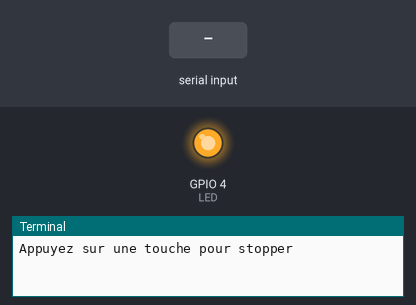
The program below on a simulated Raspberry Pi (BCM pin numbers). Parts: output pins drawn as LEDs (lit = HIGH), the last lines printed to the terminal. The test bench sets the inputs (shaded band).

Above: at 0.1 s.
At 1.2 s:
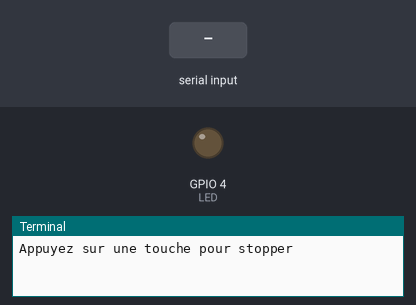
1.3 s: "1" typed at the terminal, then Enter
At 1.76 s:
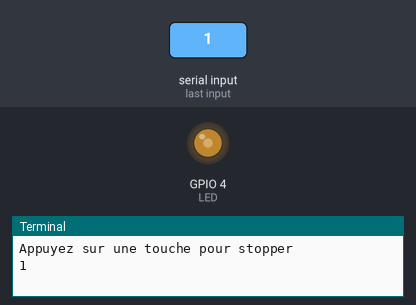
Timing chart, 0 to 10.3 s (numbered marks = the images above; inputs shaded):
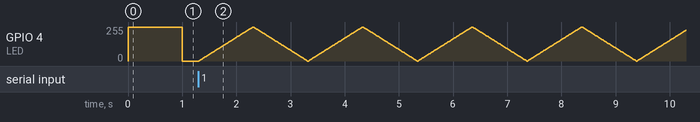

The program:

intensity.py
```python
import RPi.GPIO as GPIO
GPIO.setmode(GPIO.BCM)
GPIO.setup(4, GPIO.OUT)

#0.5 Hz = 1 fois toutes les deux secondes
p = GPIO.PWM(4, 0.5)
# cycle = 50%
p.start(50)
# une touche pour quitter le programme.
input('Appuyez sur une touche pour stopper')
# La fonction input est bloquante. Si on arrive ici alors on peut fermer le programme
p.stop()
GPIO.cleanup()


import RPi.GPIO as GPIO
import time

GPIO.setmode(GPIO.BCM)
GPIO.setup(4, GPIO.OUT)

# creation d'un objet PWM. canal=4 frequence=50Hz
LED = GPIO.PWM(4, 50)

# demarrage du PWM avec un cycle a 0 (LED off)
LED.start(0)

# On fait varier le rapport cyclique de 0 a 100 puis de 100 a 0
try:
    while 1:
        for dc in range(0, 101, 1):
            LED.ChangeDutyCycle(dc)
            time.sleep(0.01)
        for dc in range(100, -1, -1):
            LED.ChangeDutyCycle(dc)
            time.sleep(0.01)
except KeyboardInterrupt:
    pass
p.stop()
GPIO.cleanup()
```
